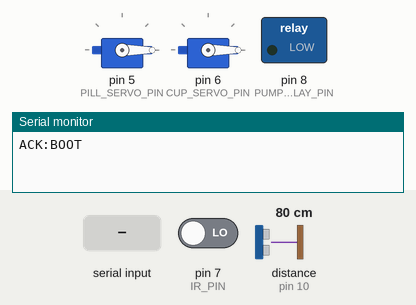
Recording of a sketch running on a simulated Arduino Mega 2560, built with avr-gcc and run on an emulated ATmega2560. On the bench: 2 × servo, switched loads named in the sketch (green lamp = pin HIGH), the last lines printed to the serial monitor. Inputs (shaded band) come from the test bench; at power-on: pin 7 (IR_PIN) LOW, distance to the obstacle (sensor on pin 10) 80 cm. The echo pulse lasts 58.3 µs per cm; pins used as bus, display or sensor lines are not drawn.

Above: at 1.2 s.
1.3 s: "DISPENSE_PILL\n" received over Serial
At 1.7 s:
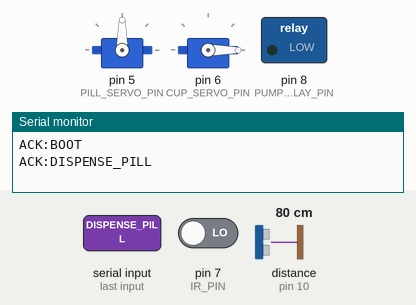
3.3 s: "DISPENSE_CUP\n" received over Serial
At 3.7 s:
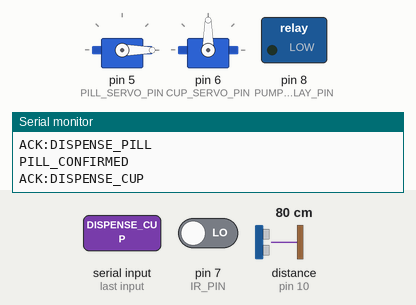
Timing chart, 0 to 6.3 s (numbered marks = the images above; inputs shaded):
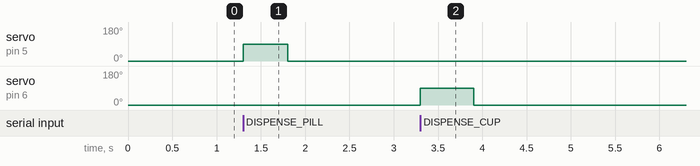

Measured:
- after the input at 1.3 s, servo on pin 5 (PILL_SERVO_PIN): 0° → 90° at once, → 0° 0.50 s later
- after the input at 3.3 s, servo on pin 6 (CUP_SERVO_PIN): 0° → 90° at once, → 0° 0.60 s later

The sketch:

apollo_main.ino
```cpp
// ═══════════════════════════════════════════════════════
// APOLLO — Arduino Mega Main Sketch
// Handles all hardware: stepper, servo, IR, pump, ultrasonic
// Communicates with Raspberry Pi via Serial (115200 baud)
//
// COMMANDS RECEIVED FROM PI:
//   ROTATE_TUBE:n     — rotate stepper to tube n (1-4)
//   DISPENSE_PILL     — drop pill via servo
//   DISPENSE_CUP      — drop cup via servo
//   FILL_WATER:n      — fill n ml of water
//   RESET_TUBE        — go back to home position
//   PING              — respond with ACK:PING
//
// RESPONSES SENT TO PI:
//   ACK:COMMAND       — command acknowledged
//   PILL_CONFIRMED    — IR sensor confirmed pill drop
//   WATER_DONE        — water fill complete
//   CUP_OK            — cup dispensed
//   HOME_OK           — stepper at home
//   EVT:BATTERY:n     — battery level (sent every 10s)
//   ERR:REASON        — something went wrong
// ═══════════════════════════════════════════════════════

#include <Servo.h>
#include <AccelStepper.h>

// ── PIN DEFINITIONS ─────────────────────────────────────
// Stepper motor (tube selector) — using driver (STEP/DIR)
#define STEPPER_STEP_PIN  2
#define STEPPER_DIR_PIN   3
#define STEPPER_EN_PIN    4

// Pill servo
#define PILL_SERVO_PIN    5

// Cup servo
#define CUP_SERVO_PIN     6

// IR sensor (pill confirmation)
#define IR_PIN            7

// Water pump relay
#define PUMP_RELAY_PIN    8

// Ultrasonic sensor (cup detection)
#define TRIG_PIN          9
#define ECHO_PIN          10

// Battery voltage divider
#define BATTERY_PIN       A0

// ── CONSTANTS ───────────────────────────────────────────
#define STEPS_PER_TUBE    200   // stepper steps between tubes — CALIBRATE THIS
#define PILL_OPEN_ANGLE   90    // servo angle to drop pill
#define PILL_CLOSE_ANGLE  0     // servo angle closed
#define CUP_OPEN_ANGLE    90    // servo angle to drop cup
#define CUP_CLOSE_ANGLE   0     // servo angle closed
#define IR_TIMEOUT_MS     3000  // max ms to wait for IR confirmation
#define ML_PER_SECOND     50    // pump flow rate ml/s — CALIBRATE THIS
#define CUP_DETECT_CM     5     // ultrasonic distance to detect cup presence
#define BATTERY_INTERVAL  10000 // send battery reading every 10 seconds

// ── OBJECTS ─────────────────────────────────────────────
Servo pillServo;
Servo cupServo;
AccelStepper stepper(AccelStepper::DRIVER, STEPPER_STEP_PIN, STEPPER_DIR_PIN);

// ── STATE ────────────────────────────────────────────────
int  currentTube     = 1;
long lastBatteryTime = 0;
String inputBuffer   = "";

// ════════════════════════════════════════════════════════
void setup() {
  Serial.begin(115200);

  // Stepper
  pinMode(STEPPER_EN_PIN, OUTPUT);
  digitalWrite(STEPPER_EN_PIN, LOW); // enable driver
  stepper.setMaxSpeed(500);
  stepper.setAcceleration(200);

  // Servos
  pillServo.attach(PILL_SERVO_PIN);
  cupServo.attach(CUP_SERVO_PIN);
  pillServo.write(PILL_CLOSE_ANGLE);
  cupServo.write(CUP_CLOSE_ANGLE);

  // Sensors
  pinMode(IR_PIN,         INPUT);
  pinMode(TRIG_PIN,       OUTPUT);
  pinMode(ECHO_PIN,       INPUT);
  pinMode(PUMP_RELAY_PIN, OUTPUT);
  digitalWrite(PUMP_RELAY_PIN, LOW); // pump off

  Serial.println("ACK:BOOT");
}

// ════════════════════════════════════════════════════════
void loop() {
  // Read serial commands from Pi
  while (Serial.available()) {
    char c = Serial.read();
    if (c == '\n') {
      inputBuffer.trim();
      if (inputBuffer.length() > 0) {
        handleCommand(inputBuffer);
      }
      inputBuffer = "";
    } else {
      inputBuffer += c;
    }
  }

  // Send battery reading periodically
  if (millis() - lastBatteryTime > BATTERY_INTERVAL) {
    sendBattery();
    lastBatteryTime = millis();
  }

  // Keep stepper running
  stepper.run();
}

// ════════════════════════════════════════════════════════
void handleCommand(String cmd) {
  // PING
  if (cmd == "PING") {
    Serial.println("ACK:PING");
    return;
  }

  // ROTATE_TUBE:n
  if (cmd.startsWith("ROTATE_TUBE:")) {
    int tube = cmd.substring(12).toInt();
    if (tube < 1 || tube > 4) {
      Serial.println("ERR:INVALID_TUBE");
      return;
    }
    rotateTube(tube);
    return;
  }

  // DISPENSE_PILL
  if (cmd == "DISPENSE_PILL") {
    dispensePill();
    return;
  }

  // DISPENSE_CUP
  if (cmd == "DISPENSE_CUP") {
    dispenseCup();
    return;
  }

  // FILL_WATER:n
  if (cmd.startsWith("FILL_WATER:")) {
    int ml = cmd.substring(11).toInt();
    fillWater(ml);
    return;
  }

  // RESET_TUBE
  if (cmd == "RESET_TUBE") {
    rotateTube(1);
    Serial.println("HOME_OK");
    return;
  }

  Serial.println("ERR:UNKNOWN_COMMAND");
}

// ════════════════════════════════════════════════════════
void rotateTube(int targetTube) {
  Serial.println("ACK:ROTATE_TUBE");
  long stepsNeeded = (long)(targetTube - currentTube) * STEPS_PER_TUBE;
  stepper.move(stepsNeeded);
  while (stepper.distanceToGo() != 0) {
    stepper.run();
  }
  currentTube = targetTube;
  Serial.print("ACK:TUBE_");
  Serial.println(targetTube);
}

// ════════════════════════════════════════════════════════
void dispensePill() {
  Serial.println("ACK:DISPENSE_PILL");

  // Open servo to drop pill
  pillServo.write(PILL_OPEN_ANGLE);
  delay(500);
  pillServo.write(PILL_CLOSE_ANGLE);

  // Wait for IR sensor to confirm pill passed
  unsigned long start = millis();
  bool confirmed = false;
  while (millis() - start < IR_TIMEOUT_MS) {
    if (digitalRead(IR_PIN) == LOW) { // LOW = object detected
      confirmed = true;
      break;
    }
    delay(10);
  }

  if (confirmed) {
    Serial.println("PILL_CONFIRMED");
  } else {
    Serial.println("ERR:NO_PILL_DETECTED");
  }
}

// ════════════════════════════════════════════════════════
void dispenseCup() {
  Serial.println("ACK:DISPENSE_CUP");
  cupServo.write(CUP_OPEN_ANGLE);
  delay(600);
  cupServo.write(CUP_CLOSE_ANGLE);
  delay(300);

  // Confirm cup presence with ultrasonic
  float dist = getUltrasonicCM();
  if (dist < CUP_DETECT_CM) {
    Serial.println("CUP_OK");
  } else {
    Serial.println("ERR:NO_CUP_DETECTED");
  }
}

// ════════════════════════════════════════════════════════
void fillWater(int ml) {
  // Check cup is present first
  float dist = getUltrasonicCM();
  if (dist > CUP_DETECT_CM) {
    Serial.println("ERR:NO_CUP_FOR_WATER");
    return;
  }

  Serial.println("ACK:FILL_WATER");

  // Run pump for calculated duration
  int pumpDuration = (ml * 1000) / ML_PER_SECOND;
  digitalWrite(PUMP_RELAY_PIN, HIGH);
  delay(pumpDuration);
  digitalWrite(PUMP_RELAY_PIN, LOW);

  Serial.println("WATER_DONE");
}

// ════════════════════════════════════════════════════════
float getUltrasonicCM() {
  digitalWrite(TRIG_PIN, LOW);
  delayMicroseconds(2);
  digitalWrite(TRIG_PIN, HIGH);
  delayMicroseconds(10);
  digitalWrite(TRIG_PIN, LOW);
  long duration = pulseIn(ECHO_PIN, HIGH, 30000);
  return duration * 0.034 / 2.0;
}

// ════════════════════════════════════════════════════════
void sendBattery() {
  int raw = analogRead(BATTERY_PIN);
  // Convert ADC reading to percentage
  // Assuming voltage divider: 12V max → 5V ADC
  // 12V = 1023, 0V = 0 → scale to 0-100%
  int pct = map(raw, 0, 1023, 0, 100);
  pct = constrain(pct, 0, 100);
  Serial.print("EVT:BATTERY:");
  Serial.println(pct);
}
```
